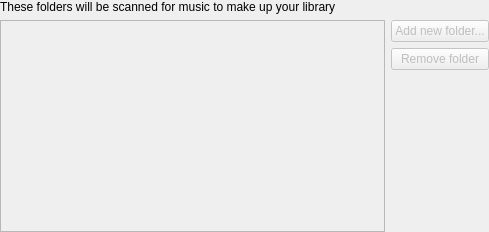
<?xml version="1.0" encoding="UTF-8"?>
<ui version="4.0">
 <class>LibraryConfig</class>
 <widget class="QWidget" name="LibraryConfig">
  <property name="geometry">
   <rect>
    <x>0</x>
    <y>0</y>
    <width>489</width>
    <height>232</height>
   </rect>
  </property>
  <layout class="QVBoxLayout" name="verticalLayout_2">
   <property name="margin">
    <number>0</number>
   </property>
   <item>
    <widget class="QLabel" name="label">
     <property name="text">
      <string>These folders will be scanned for music to make up your library</string>
     </property>
    </widget>
   </item>
   <item>
    <layout class="QHBoxLayout" name="horizontalLayout">
     <item>
      <widget class="QListView" name="list">
       <property name="enabled">
        <bool>false</bool>
       </property>
      </widget>
     </item>
     <item>
      <layout class="QVBoxLayout" name="verticalLayout">
       <item>
        <widget class="QPushButton" name="add">
         <property name="enabled">
          <bool>false</bool>
         </property>
         <property name="text">
          <string>Add new folder...</string>
         </property>
         <property name="icon">
          <iconset resource="../data/data.qrc">
           <normaloff>:/folder-new.png</normaloff>:/folder-new.png</iconset>
         </property>
         <property name="iconSize">
          <size>
           <width>22</width>
           <height>22</height>
          </size>
         </property>
         <property name="flat">
          <bool>false</bool>
         </property>
        </widget>
       </item>
       <item>
        <widget class="QPushButton" name="remove">
         <property name="enabled">
          <bool>false</bool>
         </property>
         <property name="text">
          <string>Remove folder</string>
         </property>
         <property name="iconSize">
          <size>
           <width>22</width>
           <height>22</height>
          </size>
         </property>
        </widget>
       </item>
       <item>
        <spacer name="verticalSpacer">
         <property name="orientation">
          <enum>Qt::Vertical</enum>
         </property>
         <property name="sizeHint" stdset="0">
          <size>
           <width>20</width>
           <height>40</height>
          </size>
         </property>
        </spacer>
       </item>
      </layout>
     </item>
    </layout>
   </item>
  </layout>
 </widget>
 <tabstops>
  <tabstop>list</tabstop>
  <tabstop>add</tabstop>
  <tabstop>remove</tabstop>
 </tabstops>
 <resources>
  <include location="../data/data.qrc"/>
 </resources>
 <connections/>
</ui>
